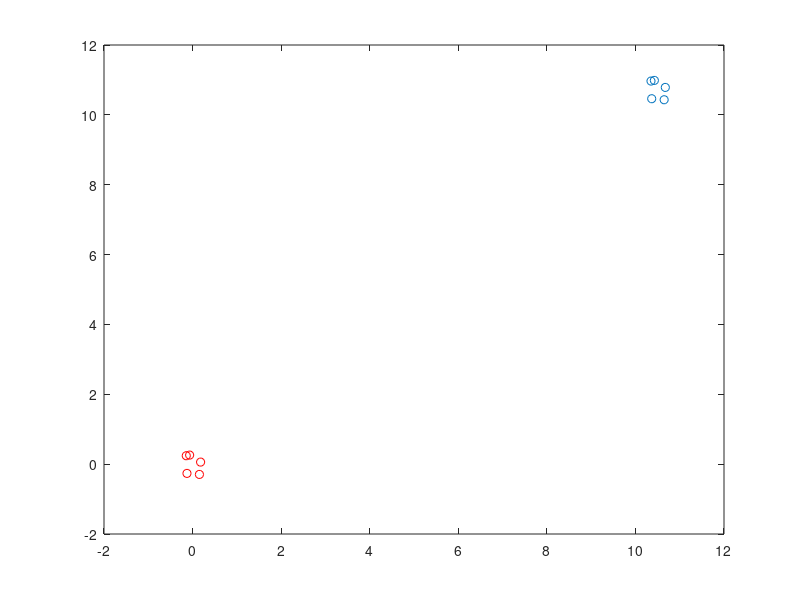

Here is the MATLAB script that generated this plot:
%%%%%%%%%%%%%%%%%%%%%%%%%%%%%%%%%%%%%%%%%%%%%%%%%%%%%%%%%%%%%%%%%%%%%%%%%%
% Matriz de centrado
%%%%%%%%%%%%%%%%%%%%%%%%%%
% La matriz de centrado es una matriz que hace que los datos se acerquen
% mas a la media. La media de una matriz centrada es 0
%%%%%%%%%%%%%%%%%%%%%%%%%%%%%%%%%%%%%%%%%%%%%%%%%%%%%%%%%%%%%%%%%%%%%%%%%%

x = 10+ rand(5,2); % Se crea una matriz de aleatorios entre 10 y 11
media = mean(x); % Media de la matriz
n = 5; % Numero de filas
% Se crea una matriz identidad n y se le resta una matriz de unos / n
% Para crear una matriz de centrado
P = eye(n)-ones(n)/n;
% Se centra la matriz x al multiplicarla por la matriz de centrado
DC = P*x;
mediaCentrada = mean(DC) % La media centrada debe ser cero

% Se comparan los datos centrados vs los no centrados
plot(x(:,1), x(:,2), 'o')
hold on
plot(DC(:,1), DC(:,2), 'or');